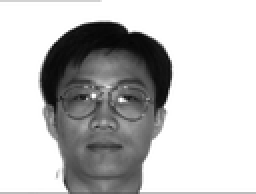
%> input picture HW2/subject14.gif, 128 x 97 px, shrunk from 320 x 243 before the run (shown 2 times larger); its folder holds 4 pictures in this run
$ octave Q1_PCA.m   (GNU Octave 9; MATLAB toolbox functions it lacks are replaced by stand-ins)
%> lines starting %> are read from the running program, lines starting %| are printed output that depends on the picture
### HW2/pca.m
function [U, S] = pca(X)
%PCA Run principal component analysis on the dataset X
%   [U, S, X] = pca(X) computes eigenvectors of the covariance matrix of X
%   Returns the eigenvectors U, the eigenvalues (on diagonal) in S
%

% Useful values
[m, n] = size(X);

U = zeros(n);
S = zeros(n);

% First compute the covariance matrix. Then, use "svd" function to compute the eigenvectors and eigenvalues of the covariance matrix.
% Note: When computing the covariance matrix, remember to divide by m (the number of examples).

sigma = X'*X/m;

[U,S,V] = svd(sigma);

% =============================================================
end

### projectData.m
function Z = projectData(X, U, K)
%PROJECTDATA Computes the reduced data representation when projecting only
%on to the top k eigenvectors
%   Z = projectData(X, U, K) computes the projection of
%   the normalized inputs X into the reduced dimensional space spanned by
%   the first K columns of U. It returns the projected examples in Z.
%

% You need to return the following variables correctly.
Z = zeros(size(X, 1), K);

% Compute the projection of the data using only the top K eigenvectors in U (first K columns).
% For the i-th example X(i,:), the projection on to the k-th eigenvector is given as follows:
%                    x = X(i, :)';
%                    projection_k = x' * U(:, k);
%
for i=1:size(Z, 1)
    x = X(i,:)';
    for k=1:K
        Z(i,k) = x'*U(:,k);
    end
end

% =============================================================
end

### HW2/recoverData.m
function X_rec = recoverData(Z, U, K)
%RECOVERDATA Recovers an approximation of the original data when using the
%projected data
%   X_rec = RECOVERDATA(Z, U, K) recovers an approximation the
%   original data that has been reduced to K dimensions. It returns the
%   approximate reconstruction in X_rec.
%

X_rec = zeros(size(Z, 1), size(U, 1));

% Compute the approximation of the data by projecting back onto the original space using the top K eigenvectors in U.
% For the i-th example Z(i,:), the (approximate) recovered data for dimension j is given as follows:
%                    v = Z(i, :)';
%                    recovered_j = v' * U(j, 1:K)';
%
%               Notice that U(j, 1:K) is a row vector.
%
for i=1:size(Z, 1)
   v = Z(i,:)';

   X_rec(i,:) = v'*U(:,1:K)';

end

% =============================================================
end

### HW2/featureNormalize.m
function [X_norm, mu, sigma] = featureNormalize(X)
%FEATURENORMALIZE Normalizes the features in X
%   FEATURENORMALIZE(X) returns a normalized version of X where
%   the mean value of each feature is 0 and the standard deviation
%   is 1. This is often a good preprocessing step to do when
%   working with learning algorithms.

mu = mean(X);
X_norm = bsxfun(@minus, X, mu);

sigma = std(X_norm);
sigma(find(sigma<0.001)) = 1;
X_norm = bsxfun(@rdivide, X_norm, sigma);


% ============================================================
end

### HW2/Q1_PCA.m
%% =============== Step 1: Loading and Visualizing Face Data =============
%{
ISYE6740 HW1, By Chi ZHANG
Question 1 main file.
Copyright 2019 Georgia Institute of Technology. All rights reserved.

Notes:
Make sure the current working path only include the specified training
image set(.gif file), not any irrelavent .gif file. Besides, in step5, use
absolute path to load your testing image for face recognition.
%}

fprintf('\nLoading face dataset.Ensure the current folder has only the trained .gif images!!!\n\n');
list = dir('*.gif');
% Initialize the data matrix, every row is an image
X = [];
% Downsampled img width
imgW = 0;
% Store all the subject14XXX.gif files into the working path, except the subject14.test.gif
for k = 1:size(list,1)
    temp = list(k).name;
    img = imread(temp);
%> img: size 97x128 uint8; min 0, max 246, mean 184.6
    % Downsampling the image to reduce the resolution
    img = img(1:4:end,1:4:end);
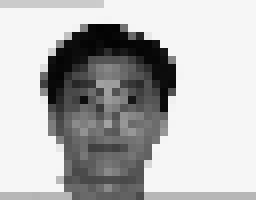
%> img: size 25x32 uint8 (shown 8 times larger); min 3, max 246, mean 183.3
    imgW = size(img,2);
%> imgW = 32
    % Transform the img matrix to a row vector for every single image
    pixels = zeros(1,size(img,1)*size(img,2));
	for i=1:size(img,1)
		for j=1:size(img,2)
			pixels((j-1)*size(img,1)+i) = img(i,j);
		end
    end
%> after the loop, pixels = 800 values, max 246 at index 2, min 3 at index 304, mean 183.3
    % Add it to the data matrix
    X = [X ; pixels];
%> X has the same summary as pixels
end
%> pass 2 of the loop `for k = 1:size(list,1)`:
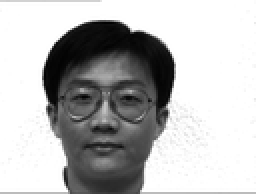
%> input picture HW2/subject14.glasses.gif, 128 x 97 px, shrunk from 320 x 243 before the run (shown 2 times larger)
%> `img = img(1:4:end,1:4:end);`:
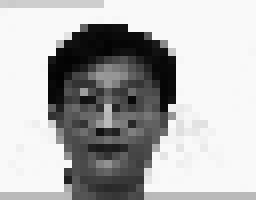
%> img: size 25x32 uint8 (shown 8 times larger); min 3, max 249, mean 180.1
%> after the loop `for i=1:size(img,1)`: pixels = 800 values, max 249 at index 3, min 3 at index 185, mean 180.1
%> X = 800 columns, first 8: [203 246 246 246 246 246 246 246; 206 246 249 249 249 249 249 249]
%> pass 3 of the loop `for k = 1:size(list,1)`:
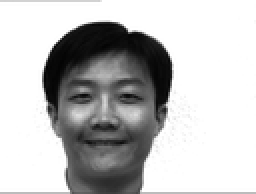
%> input picture HW2/subject14.happy.gif, 128 x 97 px, shrunk from 320 x 243 before the run (shown 2 times larger)
%> `img = img(1:4:end,1:4:end);`:
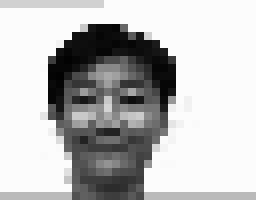
%> img: size 25x32 uint8 (shown 8 times larger); min 2, max 252, mean 187.7
%> after the loop `for i=1:size(img,1)`: pixels = 800 values, max 252 at index 2, min 2 at index 185, mean 187.7
%> X = 800 columns, first 8: [203 246 246 246 246 246 246 246; 206 246 249 249 249 249 249 249; 208 252 252 252 252 252 252 252]
%> the loop made 4 passes; the first 3 are shown

%  Display the faces in the dataset
displayData(X, imgW);
%> (this line was passed over: displayData is not available in this run)

fprintf('Program paused. Press enter to continue.\n');
pause;

%% =========== Step 2: PCA on Face Data: Eigenfaces  ===================
%  Run PCA and visualize the eigenvectors which are in this case eigenfaces
%  We display the first 6 eigenfaces.
%
fprintf(['\nRunning PCA on face dataset.\n\n']);

%  Before running PCA, it is important to first normalize X by subtracting
%  the mean value from each feature
[X_norm, mu, sigma] = featureNormalize(X);

%  Run PCA
[U, S] = pca(X_norm);
%> in pca, `U = zeros(n);`: U: size 800x800 double; every value is 0
%> in pca, `sigma = X'*X/m;`:
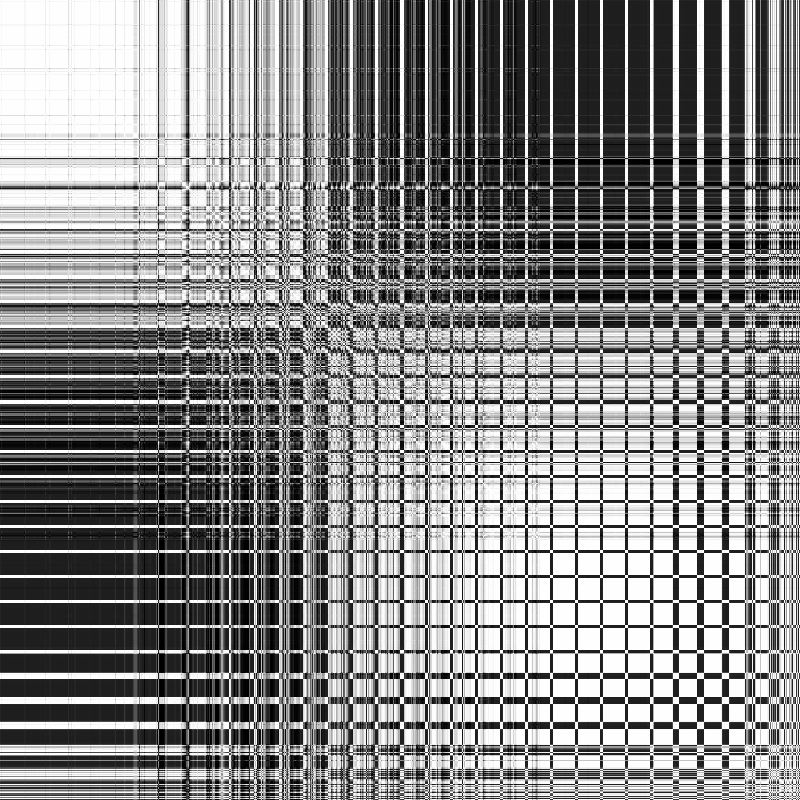
%> sigma: size 800x800 double; min -0.75, max 0.75, mean 0.0524; drawn with min black and max white

%  Visualize the mean face found
displayData(mu, imgW);
%> (this line was passed over: displayData is not available in this run)

figure;
%  Visualize the top 6 eigenvectors found
displayData(U(:, 1:6)', imgW);
%> (this line was passed over: displayData is not available in this run)

fprintf('Program paused. Press enter to continue.\n');
pause;


%% ============= Step 3: Dimension Reduction for Faces =================
%  Project images to the eigen space using the top k eigenvectors
%  If you are applying a machine learning algorithm
fprintf('\nDimension reduction for face dataset.\n\n');

K = 6;
Z = projectData(X_norm, U, K);

fprintf('The projected data Z has a size of: ')
fprintf('%d ', size(Z));

fprintf('\n\nProgram paused. Press enter to continue.\n');
pause;

%% ==== Step 4: Visualization of Faces after PCA Dimension Reduction ====
%  Project images to the eigen space using the top K eigen vectors and
%  visualize only using those K dimensions
%  Compare to the original input, which is also displayed

fprintf('\nVisualizing the projected (reduced dimension) faces.\n\n');

K = 6;
X_rec  = recoverData(Z, U, K);

% Display normalized data
subplot(1, 2, 1);
displayData(X_norm, imgW);
%> (this line was passed over: displayData is not available in this run)
title('Original faces');
axis square;

% Display reconstructed data from only k eigenfaces
subplot(1, 2, 2);
displayData(X_rec, imgW);
%> (this line was passed over: displayData is not available in this run)
title('Recovered faces');
axis square;

fprintf('Program paused. Press enter to continue.\n');
pause;

%% ==== Step 5: Test Face Recognition by the 1st principal component  ==
%  Project test images using the top 1 eigenvector and visualize the recovered image only using 1 dimension information
%  Compare to the original input, which is also displayed
fprintf('\nDimension reduction for test face; Then, Visualizing the projected test face.\n\n');

% Load the test image by absolute path.
% Two test images:
% 'E:\Richard-Production\ISYE6740_Codes\yalefaces\subject01.gif','E:\Richard-Production\ISYE6740_Codes\yalefaces\subject14.test.gif'
%> (the run ends here)
